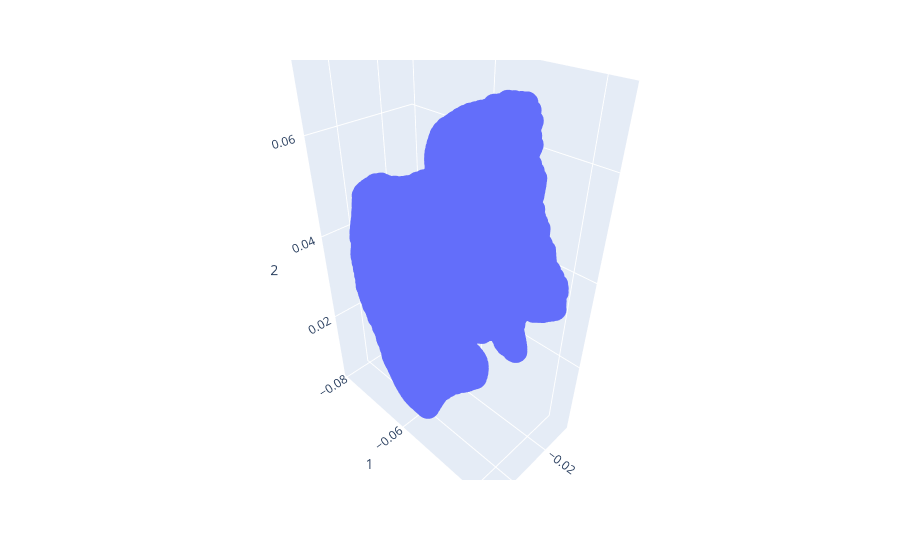

This figure's notebook cell:
### Code cell
import plotly.express as px
import pandas as pd
df = pd.DataFrame(data)
# fig = px.scatter_3d(df, x='x', y='y', z='z')
fig = px.scatter_3d(labels[50].pos, x=0, y=1, z=2)
fig.show()

### Figure 1 — Plotly figure (JSON) as saved in the notebook; plotly's stock layout.template omitted (floating-point values rounded to 4 significant figures; data arrays with more than 128 entries replaced by an {"elided": "..."} marker saying what was removed)
{"data": [{"hoverlabel": {"namelength": 0}, "hovertemplate": "0=%{x}<br>1=%{y}<br>2=%{z}", "legendgroup": "", "marker": {"color": "#636efa", "symbol": "circle"}, "mode": "markers", "name": "", "scene": "scene", "showlegend": false, "type": "scatter3d", "x": {"elided": "7308 float values"}, "y": {"elided": "7308 float values"}, "z": {"elided": "7308 float values"}}], "layout": {"legend": {"tracegroupgap": 0}, "margin": {"t": 60}, "scene": {"domain": {"x": [0, 1], "y": [0, 1]}, "xaxis": {"title": {"text": "0"}}, "yaxis": {"title": {"text": "1"}}, "zaxis": {"title": {"text": "2"}}}}}
